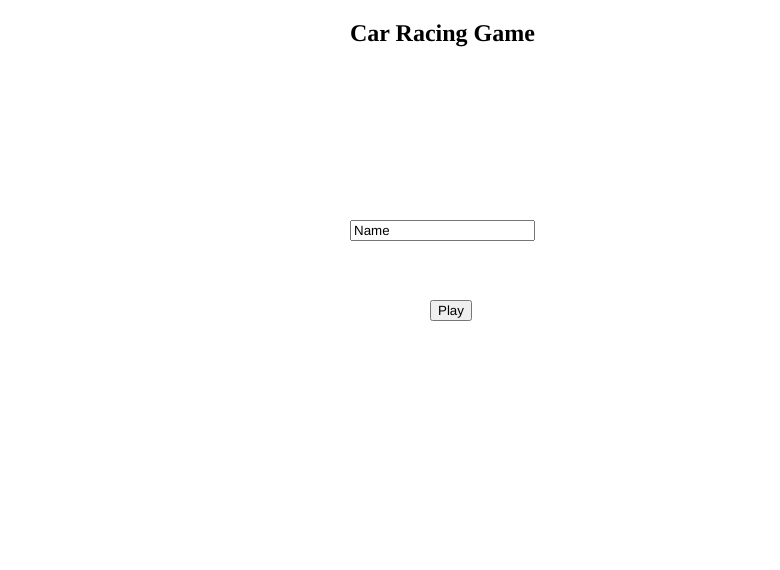
Frame 1 (no input)
Frame 60 (no input): identical to frame 1, image omitted
Frame 120 (the mouse pressed at the canvas centre since frame 60): identical to frame 1, image omitted

The p5.js sketch that drew this single still picture (run headless with seeded random() and noise() and a simulated clock; from frame 60 on, the mouse is pressed at the canvas centre):

// p5.js sketch
// ── sketch.js
var canvas;
function preload(){

}

function setup() {
  canvas = createCanvas(displayWidth - 20, displayHeight-30);
  form = new Form();
}

function draw() {
  form.display();
}


// ── form.js
class Form {
    constructor() {
      this.input = createInput("Name");
      this.button = createButton('Play');
      this.greeting = createElement('h3')
      this.title = createElement('h2')
    }
  
  hide (){
    this.input.hide();
    this.button.hide();
    this.greeting.hide();
    this.title.hide();
  }
  
  
    display(){
      
      this.title.html("Car Racing Game");
      this.title.position(displayWidth/2-50, 0);
      
     
      
      this.input.position(displayWidth/2-50,displayHeight/2-80 );
      
    this.button.position(displayWidth/2+30, displayHeight/2);
  
      this.button.mousePressed(()=>{
        this.input.hide();
        this.button.hide();
  
        player.name = this.input.value();
        
        playerCount+=1;
        player.index = playerCount
        player.update()
        player.updateCount(playerCount);
        //var greeting = createElement('h3');
        this.greeting.html("Greetings  " + player.name )
        this.greeting.position(displayWidth/2-70, displayHeight/4)
      });
  
    }
  }
  
